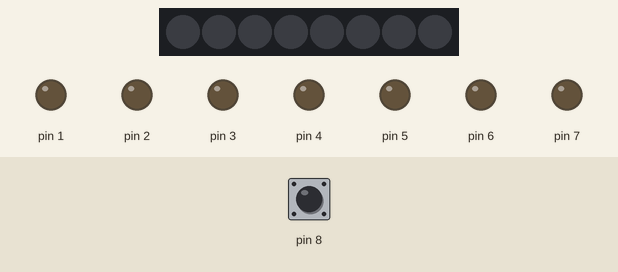
Recording of a sketch running on a simulated Arduino Uno, built with avr-gcc and run on an emulated ATmega328P. Shown: 8 RGB LEDs in strip order, left to right, output pins drawn as LEDs (lit = HIGH). The inputs (shaded band) are chosen by the test bench; at power-on: pin 8 HIGH. Pins used as bus, display or sensor lines are not drawn.

Above: at 1.2 s.
1.3 s: pin 8 pulled LOW for 0.15 s
At 2.0 s:
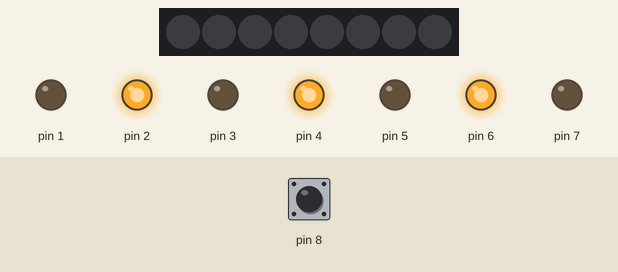
Timing chart, 0 to 4.3 s (numbered marks = the images above; inputs shaded):
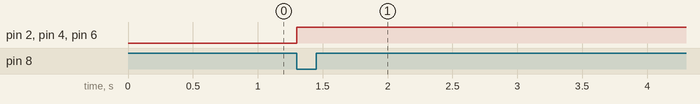

Measured:
- after the input at 1.3 s, pin 2, pin 4, pin 6: LOW → HIGH at once

The sketch:

sketch_oct1a.ino
```cpp
#include <Adafruit_NeoPixel.h>

#define PIN_NEOPIXEL PC0  // Pin del puerto C para el NeoPixel
#define NUMPIXELS 8       // Número de LEDs en el array Neopixel

Adafruit_NeoPixel strip(NUMPIXELS, PIN_NEOPIXEL, NEO_GRB + NEO_KHZ800);

void setup() {
  // Configurar Puerto B (RB0 - RB5) como entradas para los botones
  DDRB = 0x00;  // Puerto B como entrada
  PORTB = 0xFF; // Activar resistencias pull-up en puerto B

  // Configurar Puerto D como salida para los LEDs
  DDRD = 0xFF;  // Puerto D como salida (LEDs)
  PORTD = 0x00; // Inicializar LEDs apagados

  // Inicializar NeoPixel
  strip.begin();
  strip.show(); // Inicializar todos los LEDs apagados
}

void loop() {
  // Leer estado de los botones en el Puerto B
  uint8_t botones = PINB;

  if (!(botones & (1 << PB0))) {  // Si RB0 está presionado
    encenderBitsPares();           // Encender LEDs pares
  }
  if (!(botones & (1 << PB1))) {  // Si RB1 está presionado
    encenderBitsImpares();         // Encender LEDs impares
  }
  if (!(botones & (1 << PB2))) {  // Si RB2 está presionado
    encenderNeopixel(255, 0, 0);   // Encender color rojo en el Neopixel
  }
  if (!(botones & (1 << PB3))) {  // Si RB3 está presionado
    encenderNeopixel(0, 255, 0);   // Encender color verde en el Neopixel
  }
  if (!(botones & (1 << PB4))) {  // Si RB4 está presionado
    encenderNeopixel(0, 0, 255);   // Encender color azul en el Neopixel
  }
  if (!(botones & (1 << PB5))) {  // Si RB5 está presionado
    encenderNeopixel(255, 255, 255); // Encender color blanco en el Neopixel
  }
}

void encenderBitsPares() {
  PORTD = 0b01010101;  // Encender bits pares (0, 2, 4, 6)
}

void encenderBitsImpares() {
  PORTD = 0b10101010;  // Encender bits impares (1, 3, 5, 7)
}

void encenderNeopixel(uint8_t r, uint8_t g, uint8_t b) {
  for (int i = 0; i < NUMPIXELS; i++) {
    strip.setPixelColor(i, strip.Color(r, g, b));  // Cambiar color de todos los LEDs
  }
  strip.show();  // Actualizar LEDs
}
```
